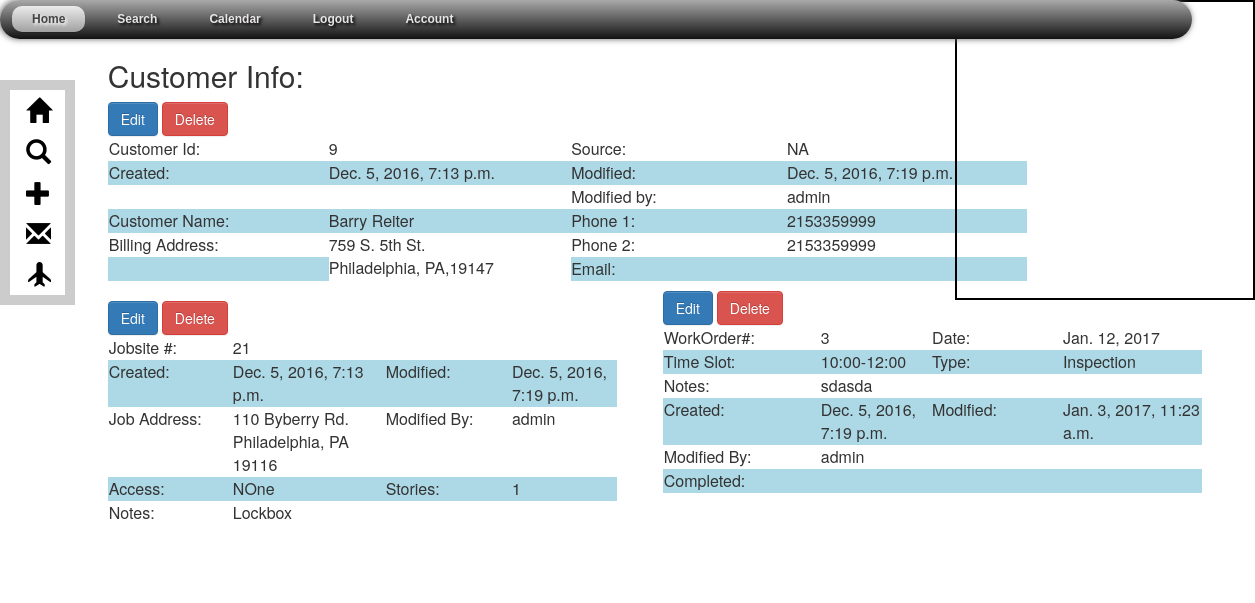
The page /customers/9/jobsite_detail/21/appointment_detail/3/ (signed in) on the database its author committed.
### Customers/models.py (models this page shows, shortened)
class Customer(models.Model):
    user = models.ForeignKey(settings.AUTH_USER_MODEL, default=1)
    modified_by=models.CharField(max_length=50,default=1)
    firstName = models.CharField(max_length=20)
    lastName = models.CharField(max_length=20)
    fullName = models.CharField(max_length=50, blank=True)
    billStreet = models.CharField(max_length=25)
    billCity = models.CharField(max_length=20)
    billState = models.CharField(max_length=2)
    billZip = models.CharField(max_length=5)
    latlng = models.CharField(blank=True, max_length=100, default = '')
    lat = models.FloatField(blank=True,max_length=100, default = '')
    lng = models.FloatField(blank=True, max_length=100, default='')
    phone1 = models.CharField(max_length=20)
    phone2 = models.CharField(max_length=20, blank=True)
    email = models.EmailField(max_length=50, blank=True)
    source = models.CharField(choices=SOURCE_CHOICES, max_length=20, default=NOTAPP)
    created = models.DateTimeField(auto_now=False, auto_now_add=True)
    modified = models.DateTimeField(auto_now=True, auto_now_add=False)
    def __str__(self):
        return str(self.id)
    def get_absolute_url(self):
        return reverse("customers:customer_detail", kwargs={"id": self.id})
    class Meta:
        ordering = ["-created", "-modified"]

class Jobsite(models.Model):
    customer_id = models.ForeignKey(
        'Customer',
    )
    user = models.ForeignKey(settings.AUTH_USER_MODEL, default=1)
    modified_by = models.CharField(max_length=50, default=1)
    jobId= models.AutoField(primary_key=True)
    jobStreet = models.CharField(max_length=25)
    jobCity = models.CharField(max_length=20)
    jobState = models.CharField(max_length=2)
    jobZip = models.CharField(max_length=5)
    stories = models.IntegerField()
    access = models.CharField(max_length=20)
    notes = models.CharField(max_length=150, blank=True)
    picture = models.ImageField(null=True,blank=True)
    created = models.DateTimeField(auto_now=False, auto_now_add=True)
    modified = models.DateTimeField(auto_now=True, auto_now_add=False)
    latlng = models.CharField(blank=True, max_length=100, default="")
    lat = models.FloatField(blank=True, max_length=100, default=0)
    lng = models.FloatField(blank=True, max_length=100, default=0)
    class Meta:
        ordering = ["-created", "-modified"]
    def get_absolute_url(self):
        return reverse("customers:jobsite_detail", kwargs={"id": self.customer_id, "jobId":self.jobId})

class Appointment(models.Model):
    appId = models.AutoField(primary_key=True)
    customer_id = models.ForeignKey('Customer', default=0)
    jobsite_id = models.ForeignKey('Jobsite')
    title = models.CharField(null=True, blank=True, choices=TITLES,max_length=10)
    problem = models.CharField(max_length=200, null=True)
    url = models.CharField(max_length=200, default="")
    schedule_date = models.DateField(null=True, blank=True)
    unscheduled = models.BooleanField(default=True)
    time_slot = models.CharField(blank=True, choices=TIME_SLOTS, default='', max_length=20, null=True)
    start = models.CharField(null=True, max_length=30, blank=True)
    end = models.CharField(null=True, max_length=30, blank=True)
    appt = models.CharField(null=True, max_length=70, blank=True)
    color = models.CharField(null=True, max_length=20, default="red")
    assigned_to = models.CharField(choices=LEAD_ASSIGNED_CHOICES,max_length=20, blank=True, default="")
    contract = models.FileField(upload_to=upload_location, blank=True)
    completed = models.BooleanField(default=False, blank=True)
    created = models.DateTimeField(auto_now=False, auto_now_add=True, null=True)
    modified = models.DateTimeField(auto_now=True, auto_now_add=False, null=True)
    modified_by = models.CharField(max_length=50, default=1, null=True)
    notes = models.TextField(max_length=200, default='', null=True)

### Customers/views.py (the view)
# urls.py: url(r'^(?P<id>\d+)/jobsite_detail/(?P<jobId>\d+)/appointment_detail/(?P<appId>\d+)/$', appointment_detail, name ='appointment_detail'),
@login_required(login_url='customers:login')
def appointment_detail(request, id, jobId, appId):
    instance = Customer.objects.get(id=id)
    jobsite = Jobsite.objects.get(jobId=jobId)
    appointment=get_object_or_404(Appointment,appId=appId)
    context = {
        "appointment":appointment,
        "appointment_title": "Appointment Info:",
        "instance": instance,
        "jobsite": jobsite,
        "appointment":appointment,
    }
    return render(request, "appointment_detail.html", context)

### Customers/templates/appointment_detail.html (shortened to what this page needs)
{% extends "jobsite_detail.html" %}
{% block appointment-content %}
<div id= "appointment-info-div" class="col-md-6">
    <a href="{{ get_absolute_url }}appointment_update" type=button class="btn btn-primary">Edit</a>
    <a href="{{ get_absolute_url }}appointment_delete"
       onclick="return confirm('Are you sure want to delete this Appointment and all associated attachments, think really hard before you press OK?');"
       type="button" class="btn btn-danger">Delete</a>
            <table>
                <tr>
                    <td>WorkOrder#:</td>
                    <td>{{appointment.appId}}</td>
                    <td>Date:</td>
                    <td>{{appointment.schedule_date}}</td>
                </tr>
                <tr>
                    <td>Time Slot:</td>
                    <td>{{appointment.time_slot}} </td>
                    <td>Type:</td>
                    <td>{{appointment.title}}</td>
                </tr>
                <tr>
                    <td>Notes:</td>
                    <td colspan="3">{{appointment.notes}}</td>
                </tr>
                <tr>
                    <td>Created:</td>
                    <td>{{appointment.created}}</td>
                    <td>Modified:</td>
                    <td>{{appointment.modified}}</td>
                </tr>
                <tr>
                    <td>Modified By:</td>
                    <td colspan="3">{{appointment.modified_by}}</td>
                </tr>
                <tr>
                <td>Completed:</td>
                <td colspan="3" ></td>
                </tr>
            </table>
</div>
{% endblock appointment-content %}

### Customers/templates/jobsite_detail.html (shortened to what this page needs)
{% extends "customer_detail.html" %}
{% block right-pane %}
    <div id="map"></div>
{% endblock right-pane %}
{% block jobsite-content %}
<div class="col-md-12">
    <a href="{{ jobsite.get_absolute_url }}jobsite_update" type=button class="btn btn-primary">Edit</a>
    <a href="{{ jobsite.get_absolute_url }}jobsite_delete"
       onclick="return confirm('Are you sure want to delete this Jobsite and all associated work orders, think really hard before you press OK?');"
       type="button" class="btn btn-danger">Delete</a>
    <table class="tg">
        <tr>
            <td>Jobsite #:</td>
            <td colspan="3">{{jobsite.jobId}}</td>
        </tr>
        <tr>
            <td>Created:</td>
            <td>{{jobsite.created}}</td>
            <td>Modified:</td>
            <td>{{jobsite.modified}}</td>
        </tr>
        <tr>
            <td>Job Address:</td>
            <td>{{jobsite.jobStreet}}<br>{{jobsite.jobCity}}, {{jobsite.jobState}} {{jobsite.jobZip}}</td>
            <td>Modified By:</td>
            <td>{{jobsite.modified_by}}</td>
        </tr>
        <tr>
            <td>Access:</td>
            <td>{{jobsite.access}}</td>
            <td>Stories:</td>
            <td>{{jobsite.stories}}</td>
        </tr>
        <tr>
            <td>Notes:</td>
            <td colspan="3" rowspan="3">{{jobsite.notes}}</td>
        </tr>
    </table>
</div>
{% endblock jobsite-content %}

### Customers/templates/customer_detail.html (shortened to what this page needs)
{% extends "base.html" %}
{% block content %}
<div class="container">
    <div id='customer_info_div' class='customer_info col-sm-10'>
        <h2>Customer Info:</h2>
        <a href="{{ instance.get_absolute_url }}edit" class="btn btn-primary" role="button">Edit</a>
        <a href="{{ instance.get_absolute_url }}delete"
           onclick="return confirm('Are you sure want to delete this Customer?');"
           class="btn btn-danger" role="button">Delete</a></br>
        <table class="metadata_table">
            <tr>
                <td>Customer Id:</td>
                <td class="td-worktable">{{instance.id}}</td>
                <td>Source:</td>
                <td class="td-worktable">{{instance.source}}</td>
            </tr>
            <tr>
                <td>Created:</td>
                <td class="td-worktable">{{instance.created}}</td>
                <td>Modified:</td>
                <td class="td-worktable">{{instance.modified}}</br></td>
            </tr>
            <tr>
                <td></td>
                <td></td>
                <td> Modified by:</td>
                <td class="td-worktable">{{instance.modified_by}}</td>
            </tr>
            <tr>
                <td>Customer Name:</td>
                <td class="td-worktable">{{instance.fullName}}</td>
                <td>Phone 1:</td>
                <td class="td-worktable">{{instance.phone1}}</td>
            </tr>
            <tr>
                <td>Billing Address:</td>
                <td class="td-worktable" rowspan="2">{{instance.billStreet}}<br>{{instance.billCity}},
                    {{instance.billState}},{{instance.billZip}}
                </td>
                <td>Phone 2:</td>
                <td class="td-worktable">{{instance.phone2}}</td>
            </tr>
            <tr>
                <td></td>
                <td>Email:</td>
                <td class="td-worktable">{{instance.email}}</td>
            </tr>
        </table>
    </div>
{% endblock content %}

### static/css/base.css (style rules this page uses)
table { border:1px solid transparent; }
table tr { border:1px solid transparent; vertical-align: top; }
tbody tr:nth-child(even) { background-color:lightblue; }
table tr, td { text-align: left; width:5%; }
#map { position:absolute; top:0; right:0; display: inline-block; width:300px; height:300px; vertical-align:top; float:right; border:solid black 2px; clear:none; z-index:10; }

### rows shown on the page
Customer: id "9", source "NA", created "Dec. 5, 2016, 7:13 p.m.", modified "Dec. 5, 2016, 7:19 p.m.", modified_by "admin", fullName "Barry Reiter", phone1 "2153359999", billStreet "759 S. 5th St.", billCity "Philadelphia", billState "PA", billZip "19147", phone2 "2153359999"
Jobsite: jobId "21", created "Dec. 5, 2016, 7:13 p.m.", modified "Dec. 5, 2016, 7:19 p.m.", jobStreet "110 Byberry Rd.", jobCity "Philadelphia", jobState "PA", jobZip "19116", modified_by "admin", access "NOne", stories "1", notes "Lockbox"
Appointment: appId "3", schedule_date "Jan. 12, 2017", time_slot "10:00-12:00", title "Inspection", notes "sdasda", created "Dec. 5, 2016, 7:19 p.m.", modified "Jan. 3, 2017, 11:23 a.m.", modified_by "admin"
